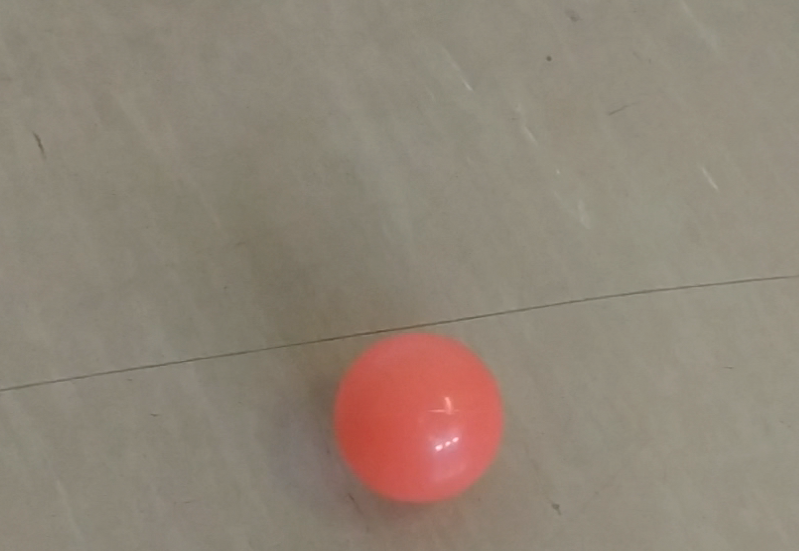
#> input picture cw/pro1/ball.png, 799 x 551 px
$ jupyter execute project_01.ipynb   (text cells are left out)
#> lines starting #> are read from the running program, lines starting #| are printed output that depends on the picture; after the words box and inside, x2 and y2 are one past the last pixel; in counts of white or black regions, pixels touching at a corner belong together; pictures that were not available may be replaced by others from this repository, and a replacement may not be noted
[cell 1]
import cv2
import matplotlib.pyplot as plt
import numpy as np

[cell 2]
img_bgr = cv2.imread("ball.png")
#> img_bgr is the input picture: shape (551, 799, 3); mean B, G, R 118.8, 132.8, 144.2
plt.imshow(img_bgr)

[cell 3]
img_hsv = cv2.cvtColor(img_bgr.copy(), cv2.COLOR_BGR2HSV)
#> img_hsv: shape (551, 799, 3); mean H, S, V 20.4, 43.1, 144.2
plt.imshow(img_hsv)

[cell 4]
lower_bound = np.array([0, 0, 140], np.uint8)
upper_bound = np.array([5, 180, 255], np.uint8)
mask_ball = cv2.inRange(img_hsv, lower_bound, upper_bound)
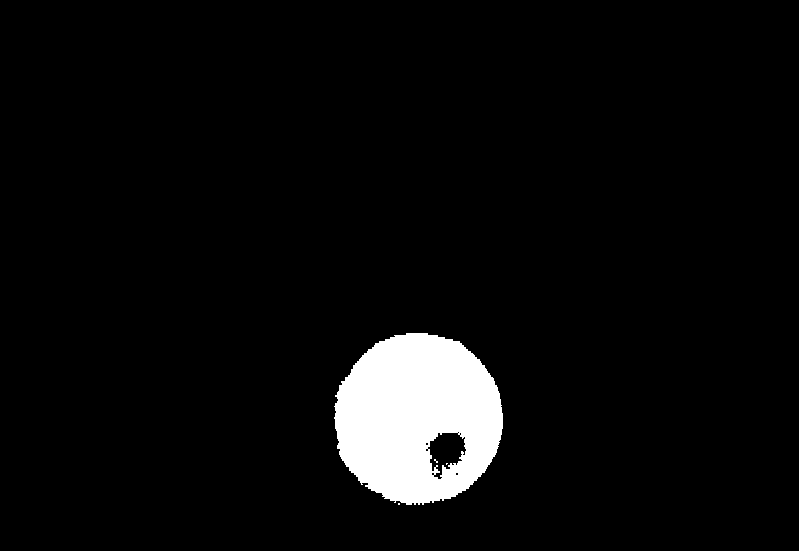
#> mask_ball: shape (551, 799); 4.9% white; 4 white regions (3 under 20 px)

masked_ball_hsv = cv2.bitwise_and(img_bgr, img_bgr, mask=mask_ball)
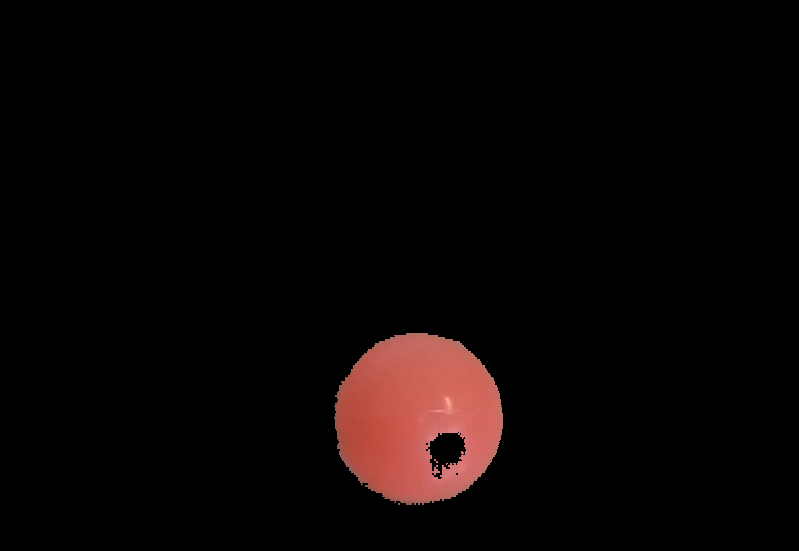
#> masked_ball_hsv: shape (551, 799, 3); mean B, G, R 4.3, 4.8, 9.7

plt.imshow(masked_ball_hsv)

[cell 5]
kernel = np.ones((5, 5), np.uint8)
mask_without_noise = cv2.morphologyEx(masked_ball_hsv, cv2.MORPH_CLOSE, kernel)

plt.imshow(mask_without_noise)

[cell 6]
masked_binary = cv2.cvtColor(mask_without_noise, cv2.COLOR_BGR2GRAY)
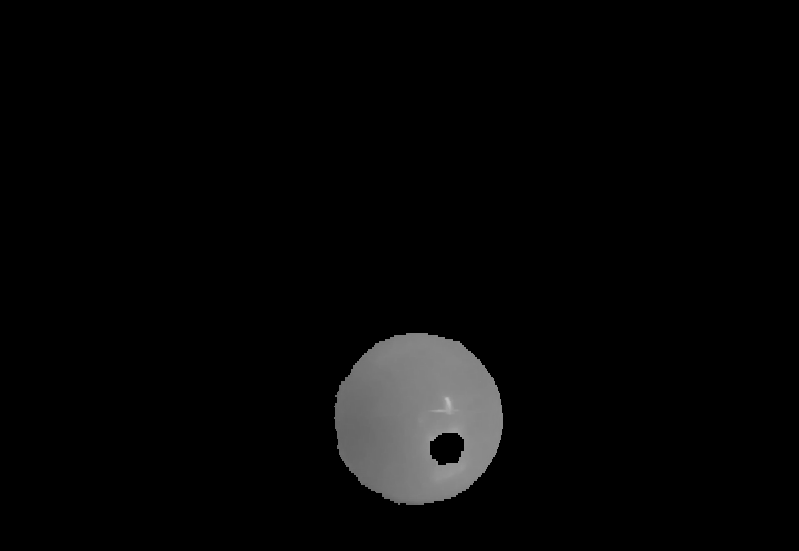
#> masked_binary: shape (551, 799); min 0, max 192, mean 6.3
contours, _ = cv2.findContours(
    masked_binary, cv2.RETR_EXTERNAL, cv2.CHAIN_APPROX_SIMPLE
)
#> contours = 1 contour; box (x1, y1, x2, y2) and area: (334, 333, 503, 505) 22438
img_conturs = mask_without_noise.copy()

for contour in contours:
    cv2.drawContours(img_conturs, [contour], 0, (0, 255, 0), 2)
#> this loop made 1 pass
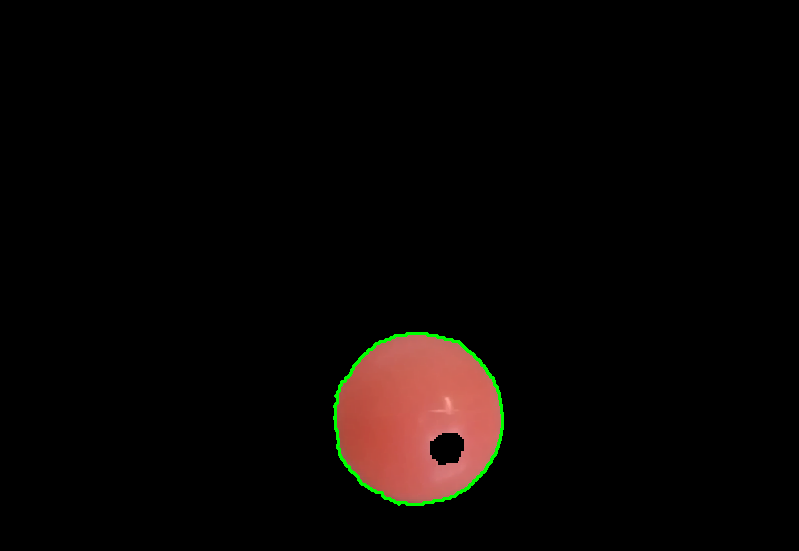
#> img_conturs: shape (551, 799, 3); mean B, G, R 4.1, 5.6, 9.4

plt.imshow(img_conturs)

[cell 7]
masked_binary = cv2.cvtColor(masked_ball_hsv.copy(), cv2.COLOR_BGR2GRAY)
contours, _ = cv2.findContours(
    masked_binary, cv2.RETR_EXTERNAL, cv2.CHAIN_APPROX_SIMPLE
)
#> contours = 2 contours, 1 with area under 20; largest, box (x1, y1, x2, y2) and area: (334, 333, 503, 505) 22366

moments_of_img = cv2.moments(max(contours, key=cv2.contourArea))
#> moments_of_img = moments, m00 22365.5, centre m10/m00, m01/m00 = (418, 418.3)
center = (
    int(moments_of_img["m10"] / moments_of_img["m00"]),
    int(moments_of_img["m01"] / moments_of_img["m00"]),
)
#> center = (418, 418)

point_color = (150, 255, 255)
center_point = cv2.circle(masked_ball_hsv, center, 5, point_color, -1)
img_bgr = cv2.bitwise_or(img_bgr, center_point)

plt.imshow(img_bgr)

[cell 8]
def draw_center_point(img_bgr, lower_bound, upper_bound):
    img_hsv = cv2.cvtColor(img_bgr, cv2.COLOR_BGR2HSV)

    # lower_bound = np.array([0, 0, 0], np.uint8)
    # upper_bound = np.array([4, 255, 255], np.uint8)
    main_mask = cv2.inRange(img_hsv, lower_bound, upper_bound)
#> main_mask: shape (551, 799); 4.8% white; 7 white regions (6 under 20 px), largest, box (x1, y1, x2, y2) and area: (335, 333, 503, 503) 20978

    main_mask = cv2.dilate(main_mask, None, iterations=4)
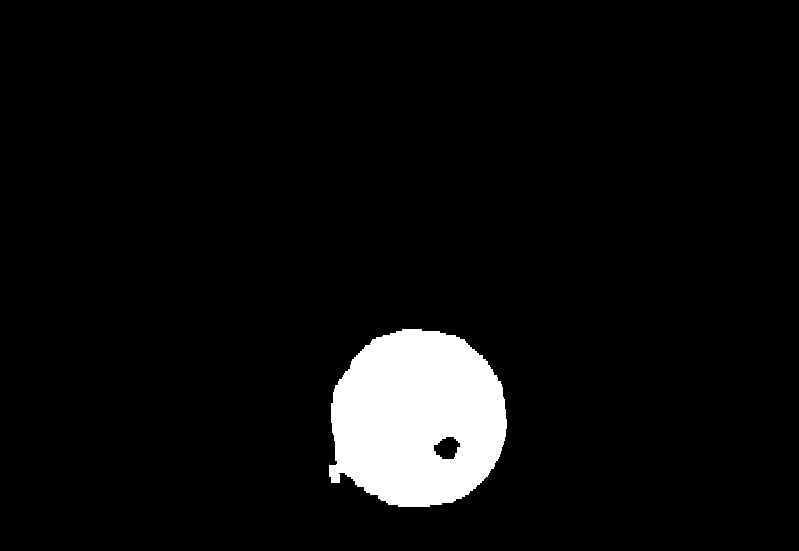
#> main_mask: shape (551, 799); 5.6% white; 1 white region

    masked_hsv = cv2.bitwise_and(img_bgr, img_bgr, mask=main_mask)

    kernel = np.ones((5, 5), np.uint8)
    mask_without_noise = cv2.morphologyEx(masked_hsv, cv2.MORPH_CLOSE, kernel)

    masked_binary = cv2.cvtColor(mask_without_noise.copy(), cv2.COLOR_BGR2GRAY)
    contours, _ = cv2.findContours(
        masked_binary, cv2.RETR_EXTERNAL, cv2.CHAIN_APPROX_SIMPLE
    )
#> contours = 1 contour; box (x1, y1, x2, y2) and area: (329, 329, 507, 507) 24853

    moments_of_img = cv2.moments(max(contours, key=cv2.contourArea))
#> moments_of_img = moments, m00 24853, centre m10/m00, m01/m00 = (417.5, 418.8)
    center = (
        int(moments_of_img["m10"] / moments_of_img["m00"]),
        int(moments_of_img["m01"] / moments_of_img["m00"]),
    )
#> center = (417, 418)

    point_color = (150, 255, 255)
    center_point = cv2.circle(masked_hsv, center, 5, point_color, -1)
    output = cv2.bitwise_or(img_bgr, center_point)

    return output

[cell 9]
img_test = cv2.imread("ball.png")

lower_bound = np.array([0, 0, 0], np.uint8)
upper_bound = np.array([4, 255, 255], np.uint8)
plt.imshow(draw_center_point(img_test, lower_bound, upper_bound))

[cell 10]
moving_ball_path = "movingball.mp4"

lower_bound = np.array([0, 0, 0], np.uint8)
upper_bound = np.array([4, 255, 255], np.uint8)

[cell 11]
from typing import Tuple


def process_video_and_save_output(
    video_path: str,
    proecess_fun=draw_center_point,
    output_path: str = "output_process.mp4",
    lower_bound: np.array = np.array([0, 0, 0], np.uint8),
    upper_bound: np.array = np.array([4, 255, 255], np.uint8),
    frame_size: Tuple = (1080, 1920),
    fps: float = 29.96,
):

#> called with video_path = 'movingball.mp4', output_path = 'moving_ball_dotted.mp4', lower_bound = array of shape (3,), upper_bound = array of shape (3,), frame_size = (1080, 1920), fps = 29.96
    video_to_process = cv2.VideoCapture(video_path, cv2.CAP_FFMPEG)
    fourcc = cv2.VideoWriter_fourcc(*"MP4V")
#> fourcc = 1446269005
    out = cv2.VideoWriter(output_path, cv2.CAP_ANY, fourcc, fps, frame_size)
    frame_count = video_to_process.get(cv2.CAP_PROP_FRAME_COUNT)
#> frame_count = 1

    current_frame = 0
    while True:
        ret, frame = video_to_process.read()
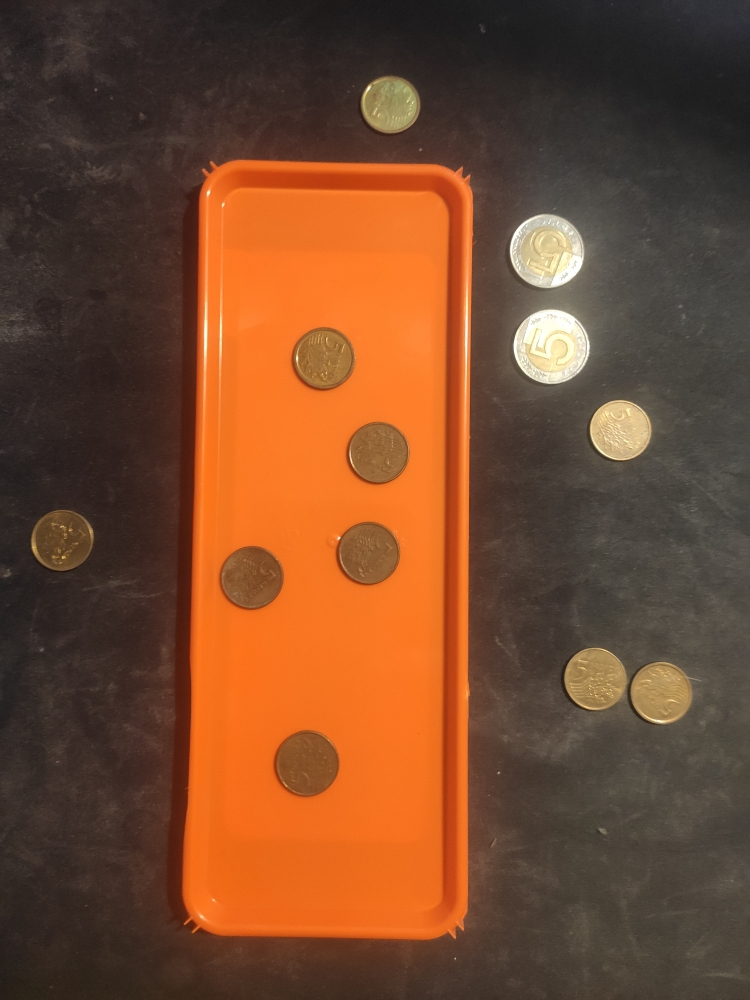
#> input picture cw/pro2/data/tray1.jpg, 750 x 1000 px, given in place of movingball.mp4, which was not available
#> frame is the input picture: shape (1000, 750, 3); mean B, G, R 46.1, 73.5, 117.8
        if not ret:
            print("Can't receive frame (stream end?). Exiting ...")
            break

        frame = proecess_fun(frame, lower_bound, upper_bound)
#> in draw_center_point (call 2), `img_hsv = cv2.cvtColor(img_bgr, cv2.COLOR_BGR2HSV)`: img_hsv: shape (1000, 750, 3); mean H, S, V 14.9, 113.5, 117.8
#> in draw_center_point (call 2), `main_mask = cv2.inRange(img_hsv, lower_bound, upper_bound)`: main_mask: shape (1000, 750); 4.3% white; 792 white regions (726 under 20 px), largest, box (x1, y1, x2, y2) and area: (434, 0, 750, 172) 14492, (42, 0, 228, 124) 5618, (152, 0, 256, 40) 1638
#> in draw_center_point (call 2), `main_mask = cv2.dilate(main_mask, None, iterations=4)`:
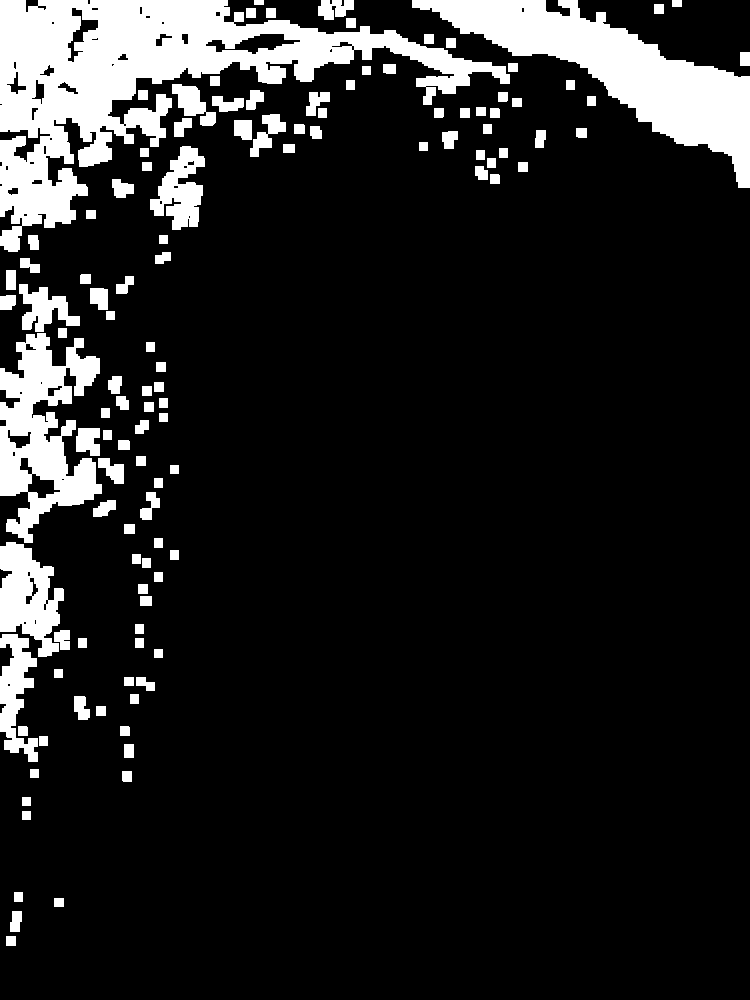
#> main_mask: shape (1000, 750); 13.2% white; 119 white regions
#> in draw_center_point (call 2), `masked_hsv = cv2.bitwise_and(img_bgr, img_bgr, mask=main_mask)`:
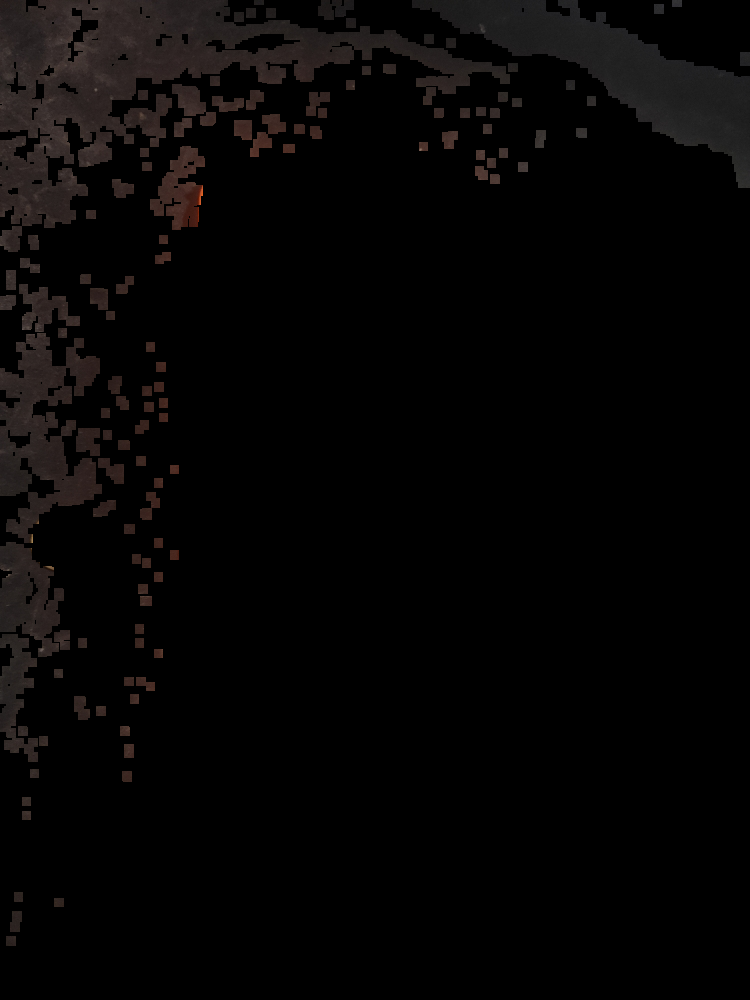
#> masked_hsv: shape (1000, 750, 3); mean B, G, R 4.7, 5, 6.2
#> in draw_center_point (call 2), `contours, _ = cv2.findContours( masked_binary, cv2.RETR_EXTERNAL, cv2...`: contours = 80 contours; largest, box (x1, y1, x2, y2) and area: (0, 0, 518, 252) 44610, (412, 0, 750, 188) 19402, (0, 270, 124, 543) 15544, (0, 542, 70, 762) 7856, (150, 146, 205, 230) 2620
#> in draw_center_point (call 2), `moments_of_img = cv2.moments(max(contours, key=cv2.contourArea))`: moments_of_img = moments, m00 44610.5, centre m10/m00, m01/m00 = (146, 80.65)
#> in draw_center_point (call 2), `center = ( int(moments_of_img["m10"] / moments_of_img["m00"]), int(mom..`: center = (146, 80)
        out.write(frame)
        current_frame += 1

        if current_frame % 10 == 0:
            print(current_frame / frame_count)

    video_to_process.release()
    out.release()
    cv2.destroyAllWindows()
